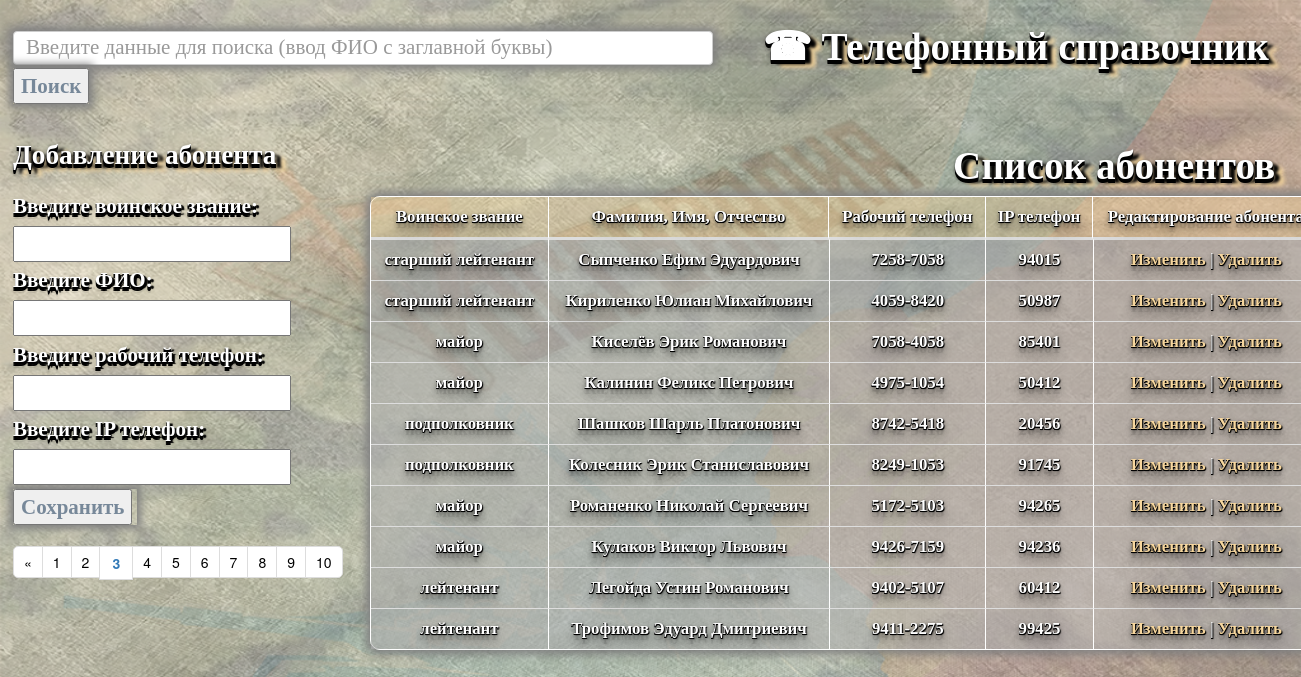
/?page=3, run on the app's committed database.
### phones/models.py (models this page shows, shortened)
class Abonent(models.Model):
    id = models.AutoField('ID', auto_created=True, primary_key=True)
    rank = models.CharField('Воинское звание', max_length=50)
    name = models.CharField('Фамилия, Имя, Отчество', max_length=100)
    phone = models.CharField('Рабочий телефон', max_length=10)
    IP_phone = models.CharField('IP телефон', max_length=10)
    class Meta:
        verbose_name = 'Абонент'
        verbose_name_plural = 'Абоненты'

### phones/views.py (the view)
# urls.py: path('', HomePageView.as_view(), name='home'),
class HomePageView(ListView):
    model = Abonent
    context_object_name = 'abonents'
    template_name = 'home.html'
    def get_queryset(self):
        abonents = Abonent.objects.all()
        paginator = Paginator(abonents, 10)
        page = self.request.GET.get('page')
        try:
            abonents = paginator.page(page)
        except PageNotAnInteger:
            abonents = paginator.page(1)
        except EmptyPage:
            abonents = paginator.page(paginator.num_pages)
        return abonents

### templates/home.html (shortened to what this page needs)
{% load bootstrap3 %}
{% bootstrap_css %}
<!DOCTYPE html>
<html lang="en">
  <head>
    {% load static %}
    <link rel="stylesheet" href="{% static 'css/home.css' %}">
  </head>
  <body>
    <header>&#9742; Телефонный справочник</header>
<div class="search">
<form  action="{% url 'search_results' %}" method="get">
  <input required="true" name="q" type="text" autofocus class="form-control" placeholder="Введите данные для поиска (ввод ФИО с заглавной буквы)" value="{{ qwery }}">
    <span class="{% url 'search_results' %}">
       <div class="button_search"> <button type="submit" class="{% url 'search_results' %}">Поиск</button></div>
  </span>
</form>
</div>
<div class="create">
<h1>Добавление абонента</h1>
    <form method="POST" action="create/" class = "input_create">
        <p>
            <a1><label>Введите воинское звание:</label><br></a1>
            <input type="text" name="rank" />
        </p>
        <p>
            <a2><label>Введите ФИО:</label><br></a2>
            <input type="text" name="name" />
        </p>
        <p>
            <a3><label>Введите рабочий телефон:</label><br></a3>
            <input type="text" name="phone" />
        </p>
        <p>
            <a4><label>Введите IP телефон:</label><br></a4>
            <input type="text" name="IP_phone" />
        </p>
       <div class="create_button"> <input type="submit" value="Сохранить" > </div>
    </form>
</div>
<ul class="pagination">
    {% if abonents.has_previous %}
        <li><a href="?page={{ abonents.previous_page_number }}">«</a></li>
    {% endif %}
    {% for num in abonents.paginator.page_range %}
        {% if num == abonents.number %}
            <li><span class="current"><b>{{ num }}</b></span></li>
        {% else %}
            <li><a href="?page={{ num }}"> {{ num }}</a></li>
        {% endif %}
    {% endfor %}
</ul>
<h2>Список абонентов</h2>
<table class = "table">
    <thead><th class="th1">Воинское звание</th><th class="th2">Фамилия, Имя, Отчество</th><th class="th3">Рабочий телефон</th><th class="th4">IP телефон</th><th class="th5">Редактирование абонента</th></thead>
{% for abonent in object_list %}
    <tr>
        <td  class="td1" valign="center" align="center"> {{ abonent.rank }} </td>
        <td  class="td2" valign="center" align="center"> {{ abonent.name }} </td>
        <td  class="td3" valign="center" align="center"> {{ abonent.phone }} </td>
        <td  class="td4" valign="center" align="center"> {{ abonent.IP_phone }} </td>
        <td  class="td5" valign="center" align="center"><a class="a_edit" href="edit/{{abonent.id}}">Изменить</a> | <a class="a_delete" href="delete/{{abonent.id}}">Удалить</a></td>
    </tr>
{% endfor %}
    </table>
</body>
</html>

### phone_book/static/phone/css/home.css (style rules this page uses)
html { font-size: 24px; }
header { margin: 1% 0.5% 0% 0%; text-align:right; color: White; font-size: 2.8em; font-family: Times New Roman; font-weight: bolder; padding: 0% 1% 0% 0%; text-shadow: 6px 4px 3px rgb(0, 0, 0), 0 2px 0 #000000, 0 1px 0 rgb(0, 0, 0), 0 4px 0 #000000, 0 3px 0 rgb(8, 8, 8), 0 6px 1px rgba(0, 0, 0, .1), 0 0 5px rgba(0, 0, 0, .1), 0 1px 3px rgba(0, 0, 0, .3), 0 3px 5px rgba(0, 0, 0, .2), 10px 6px 4px rgba(247, 215, 158, 0.2), 10px 7px 4px rgba(247, 215, 158, 0.2), 10px 7px 4px rgba(247, 215, 158, 1); }
body { background: url("../img/fon.png"); background-repeat: no-repeat; background-size: 100%; width:100%; padding: 0.5% 1% 0.5% 1%; -moz-background-size: 100%; -webkit-background-size: 100%; -o-background-size: 100%; }
h1, h2 { position: relative; color: White; font-family: Times New Roman; font-weight: bolder; text-shadow: 6px 4px 3px rgb(0, 0, 0), 0 2px 0 #000000, 0 1px 0 rgb(0, 0, 0), 0 4px 0 #000000, 0 3px 0 rgb(8, 8, 8), 0 6px 1px rgba(0, 0, 0, .1), 0 0 5px rgba(0, 0, 0, .1), 0 1px 3px rgba(0, 0, 0, .3), 0 3px 5px rgba(0, 0, 0, .2), 10px 6px 4px rgba(247, 215, 158, 0.2), 10px 7px 4px rgba(247, 215, 158, 0.2), 10px 7px 4px rgba(247, 215, 158, 1); }
h1 { margin: -5% 0% 6% 0%; text-align:left; font-size: 1.3em; }
h2 { margin: -31.5% 1% 0% 0%; text-align:right; font-size: 2.8em; }
.search { margin: -3.5% auto; font-size: 1.5em; position: relative; font-family: Times New Roman; display:inline-block; padding: 0 auto; width: 700px; }
.form-control { width: 700px; text-align:left; box-shadow: 0 0 1vmin 0.5vmin Grey; font-size: 1em; }
.button_search { font-size: 1em; color: LightSlateGray; font-weight: bolder; margin: 0.5% 0% 0% 0%; box-shadow: 0 0 1vmin 0.5vmin Grey; width: 76px; text-align:left; }
.create { position: relative; text-align:left; margin: 6% 0% 0% 0%; font-size: 1.5em; font-family: Times New Roman; font-weight: bolder; width: 350px; text-shadow: 3px 2px 1px rgb(0, 0, 0), 0 2px 0 #000000, 0 1px 0 rgb(0, 0, 0), 0 4px 0 #000000, 0 3px 0 rgb(8, 8, 8), 0 6px 1px rgba(0, 0, 0, .1), 0 0 5px rgba(0, 0, 0, .1); }
a1, a2, a3, a4 { color: White; }
p { margin: 1% auto; color: Black; }
.create_button { color: LightSlateGray; box-shadow: 0 0 1vmin 0.5vmin Grey; width: 124px; }
.table { border-collapse:separate; border:solid white 1px; border-radius:10px; -moz-border-radius:6px; position: relative; margin: 0.7% 0% 0% 28%; font-size: 1.2em; color: White; font-family: Times New Roman; font-weight: bolder; width: 950px; box-shadow: 0 0 1vmin 0.5vmin Grey; text-shadow: 1px 1px 1px rgb(0, 0, 0), 0 1px 0 #000000, 0 1px 0 rgb(0, 0, 0), 0 1px 0 #000000, 0 1px 0 rgb(8, 8, 8), 0 6px 1px rgba(0, 0, 0, .1), 0 0 5px rgba(0, 0, 0, .1), 0 1px 3px rgba(0, 0, 0, .3), 0 3px 5px rgba(0, 0, 0, .2), 0 5px 10px rgba(0, 0, 0, .25), 0 10px 10px rgba(0, 0, 0, .2), 0 20px 20px rgba(0, 0, 0, .15); }
table, th { text-align: center; }
.th1, .th2, .th3, .th4, .th5 { background-color: rgba(247, 215, 158, 0.4); color: White; }
.th2, .th4 { background-color: rgba(247, 215, 158, 0.4); color: White; border:solid white 1px; }
.td1, .td2, .td3, .td4, .td5 { background-color: rgba(176, 176, 176, 0.6); }
.td2, .td3, .td4, .td5 { border-left: solid white 1px; border-top: solid white 1px; }
.a_edit, .a_delete { text-decoration:none !important; color:rgba(247, 215, 158, 1); }
ul.pagination { display: inline-block; padding: 0; margin: 0% auto; position: fixed; }
ul.pagination li { display: inline; }
ul.pagination li a { color: black; float: left; padding: 5px 10px; text-decoration: none; transition: background-color .3s; border: 1px solid #ddd; }
.pagination li:first-child a { border-top-left-radius: 5px; border-bottom-left-radius: 5px; }
.pagination li:last-child a { border-top-right-radius: 5px; border-bottom-right-radius: 5px; }

### data on the page
Abonent: rank "старший лейтенант", name "Сыпченко Ефим Эдуардович", phone "7258-7058", IP_phone "94015"
Abonent: rank "старший лейтенант", name "Кириленко Юлиан Михайлович", phone "4059-8420", IP_phone "50987"
Abonent: rank "майор", name "Киселёв Эрик Романович", phone "7058-4058", IP_phone "85401"
Abonent: rank "майор", name "Калинин Феликс Петрович", phone "4975-1054", IP_phone "50412"
Abonent: rank "подполковник", name "Шашков Шарль Платонович", phone "8742-5418", IP_phone "20456"
Abonent: rank "подполковник", name "Колесник Эрик Станиславович", phone "8249-1053", IP_phone "91745"
Abonent: rank "майор", name "Романенко Николай Сергеевич", phone "5172-5103", IP_phone "94265"
Abonent: rank "майор", name "Кулаков Виктор Львович", phone "9426-7159", IP_phone "94236"
Abonent: rank "лейтенант", name "Легойда Устин Романович", phone "9402-5107", IP_phone "60412"
Abonent: rank "лейтенант", name "Трофимов Эдуард Дмитриевич", phone "9411-2275", IP_phone "99425"

### other printed values
{{ num }} "1" "2" "4" "5" "6" "7" "8" "9" "10"
{{ num }} "3"
